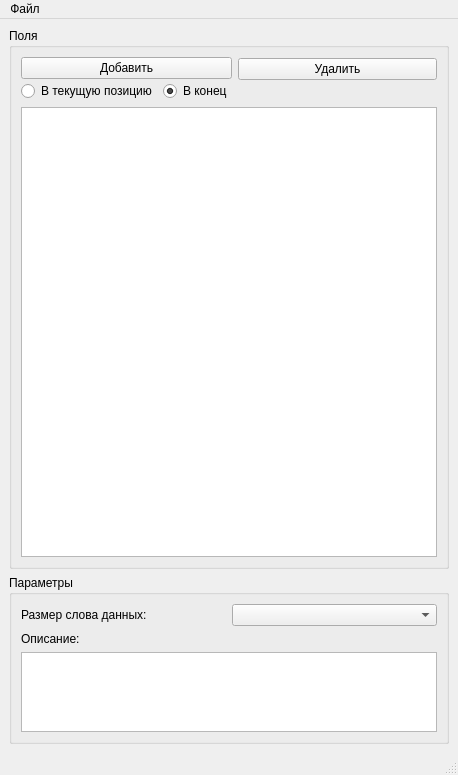
<?xml version="1.0" encoding="UTF-8"?>
<ui version="4.0">
 <class>FormularEditor</class>
 <widget class="QMainWindow" name="FormularEditor">
  <property name="geometry">
   <rect>
    <x>0</x>
    <y>0</y>
    <width>458</width>
    <height>775</height>
   </rect>
  </property>
  <property name="windowTitle">
   <string>Редактор формуляров</string>
  </property>
  <widget class="QWidget" name="centralwidget">
   <layout class="QVBoxLayout" name="verticalLayout_4">
    <item>
     <widget class="QGroupBox" name="groupBox">
      <property name="sizePolicy">
       <sizepolicy hsizetype="Preferred" vsizetype="Preferred">
        <horstretch>0</horstretch>
        <verstretch>0</verstretch>
       </sizepolicy>
      </property>
      <property name="title">
       <string>Поля</string>
      </property>
      <layout class="QVBoxLayout" name="verticalLayout_5">
       <item>
        <layout class="QHBoxLayout" name="horizontalLayout">
         <item>
          <layout class="QVBoxLayout" name="verticalLayout">
           <property name="spacing">
            <number>2</number>
           </property>
           <property name="sizeConstraint">
            <enum>QLayout::SetDefaultConstraint</enum>
           </property>
           <item>
            <widget class="QPushButton" name="addFieldButton">
             <property name="text">
              <string>Добавить</string>
             </property>
            </widget>
           </item>
           <item>
            <layout class="QHBoxLayout" name="horizontalLayout_3">
             <property name="spacing">
              <number>6</number>
             </property>
             <property name="sizeConstraint">
              <enum>QLayout::SetDefaultConstraint</enum>
             </property>
             <item>
              <widget class="QRadioButton" name="toCurrentRadio">
               <property name="text">
                <string>В текущую позицию</string>
               </property>
               <property name="checked">
                <bool>false</bool>
               </property>
              </widget>
             </item>
             <item>
              <widget class="QRadioButton" name="toEndRadio">
               <property name="text">
                <string>В конец</string>
               </property>
               <property name="checked">
                <bool>true</bool>
               </property>
              </widget>
             </item>
            </layout>
           </item>
          </layout>
         </item>
         <item>
          <layout class="QVBoxLayout" name="verticalLayout_2">
           <property name="spacing">
            <number>2</number>
           </property>
           <property name="sizeConstraint">
            <enum>QLayout::SetDefaultConstraint</enum>
           </property>
           <item>
            <widget class="QPushButton" name="removeFieldButton">
             <property name="text">
              <string>Удалить</string>
             </property>
            </widget>
           </item>
           <item>
            <spacer name="verticalSpacer">
             <property name="orientation">
              <enum>Qt::Vertical</enum>
             </property>
             <property name="sizeType">
              <enum>QSizePolicy::Preferred</enum>
             </property>
             <property name="sizeHint" stdset="0">
              <size>
               <width>20</width>
               <height>20</height>
              </size>
             </property>
            </spacer>
           </item>
          </layout>
         </item>
        </layout>
       </item>
       <item>
        <widget class="QTableView" name="tableView">
         <property name="sizePolicy">
          <sizepolicy hsizetype="Expanding" vsizetype="Expanding">
           <horstretch>0</horstretch>
           <verstretch>0</verstretch>
          </sizepolicy>
         </property>
         <property name="editTriggers">
          <set>QAbstractItemView::DoubleClicked</set>
         </property>
         <property name="tabKeyNavigation">
          <bool>false</bool>
         </property>
         <property name="dragEnabled">
          <bool>false</bool>
         </property>
         <property name="dragDropOverwriteMode">
          <bool>false</bool>
         </property>
         <property name="dragDropMode">
          <enum>QAbstractItemView::NoDragDrop</enum>
         </property>
         <property name="defaultDropAction">
          <enum>Qt::IgnoreAction</enum>
         </property>
         <property name="alternatingRowColors">
          <bool>false</bool>
         </property>
         <property name="selectionMode">
          <enum>QAbstractItemView::SingleSelection</enum>
         </property>
         <property name="selectionBehavior">
          <enum>QAbstractItemView::SelectRows</enum>
         </property>
        </widget>
       </item>
      </layout>
     </widget>
    </item>
    <item>
     <widget class="QGroupBox" name="groupBox_2">
      <property name="sizePolicy">
       <sizepolicy hsizetype="Preferred" vsizetype="Preferred">
        <horstretch>0</horstretch>
        <verstretch>0</verstretch>
       </sizepolicy>
      </property>
      <property name="title">
       <string>Параметры</string>
      </property>
      <layout class="QVBoxLayout" name="verticalLayout_3">
       <item>
        <layout class="QHBoxLayout" name="horizontalLayout_2">
         <property name="sizeConstraint">
          <enum>QLayout::SetDefaultConstraint</enum>
         </property>
         <item>
          <widget class="QLabel" name="label">
           <property name="sizePolicy">
            <sizepolicy hsizetype="Preferred" vsizetype="Fixed">
             <horstretch>0</horstretch>
             <verstretch>0</verstretch>
            </sizepolicy>
           </property>
           <property name="text">
            <string>Размер слова данных:</string>
           </property>
          </widget>
         </item>
         <item>
          <widget class="QComboBox" name="capacityBox"/>
         </item>
        </layout>
       </item>
       <item>
        <widget class="QLabel" name="label_2">
         <property name="sizePolicy">
          <sizepolicy hsizetype="Preferred" vsizetype="Fixed">
           <horstretch>0</horstretch>
           <verstretch>0</verstretch>
          </sizepolicy>
         </property>
         <property name="text">
          <string>Описание:</string>
         </property>
        </widget>
       </item>
       <item>
        <widget class="QTextEdit" name="descriptionEdit">
         <property name="sizePolicy">
          <sizepolicy hsizetype="Expanding" vsizetype="Ignored">
           <horstretch>0</horstretch>
           <verstretch>0</verstretch>
          </sizepolicy>
         </property>
         <property name="minimumSize">
          <size>
           <width>0</width>
           <height>80</height>
          </size>
         </property>
         <property name="baseSize">
          <size>
           <width>0</width>
           <height>0</height>
          </size>
         </property>
        </widget>
       </item>
      </layout>
     </widget>
    </item>
   </layout>
  </widget>
  <widget class="QMenuBar" name="menubar">
   <property name="geometry">
    <rect>
     <x>0</x>
     <y>0</y>
     <width>458</width>
     <height>25</height>
    </rect>
   </property>
   <widget class="QMenu" name="menu">
    <property name="title">
     <string>Файл</string>
    </property>
    <addaction name="newAction"/>
    <addaction name="openAction"/>
    <addaction name="separator"/>
    <addaction name="saveAction"/>
    <addaction name="saveAsAction"/>
    <addaction name="separator"/>
    <addaction name="closeAction"/>
   </widget>
   <addaction name="menu"/>
  </widget>
  <widget class="QStatusBar" name="statusbar"/>
  <action name="openAction">
   <property name="text">
    <string>Открыть</string>
   </property>
   <property name="shortcut">
    <string>Ctrl+O</string>
   </property>
  </action>
  <action name="saveAction">
   <property name="text">
    <string>Сохранить</string>
   </property>
   <property name="shortcut">
    <string>Ctrl+S</string>
   </property>
  </action>
  <action name="saveAsAction">
   <property name="text">
    <string>Сохранить как...</string>
   </property>
  </action>
  <action name="newAction">
   <property name="text">
    <string>Новый</string>
   </property>
   <property name="shortcut">
    <string>Ctrl+N</string>
   </property>
  </action>
  <action name="closeAction">
   <property name="text">
    <string>Закрыть</string>
   </property>
   <property name="shortcut">
    <string>Ctrl+Q</string>
   </property>
  </action>
 </widget>
 <resources/>
 <connections/>
</ui>
